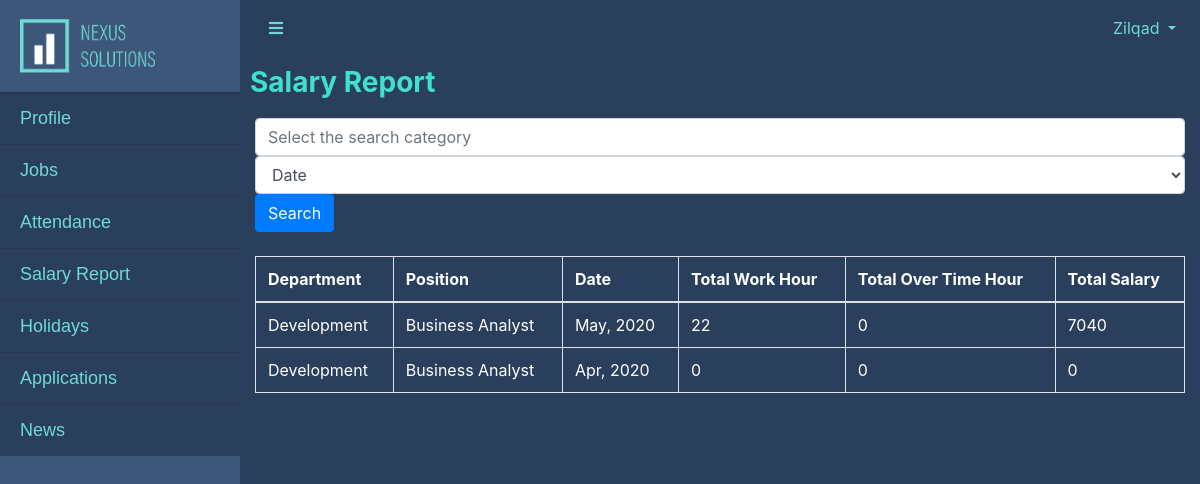
Screenshot of /view/emp-salary.php (signed in) with the database file from the repository.
### tables this page shows
CREATE TABLE `salaryhistory` (
  `histid` int(20) NOT NULL,
  `work_hour` int(11) NOT NULL DEFAULT 0,
  `over_time_hour` int(20) NOT NULL DEFAULT 0,
  `salary` int(20) NOT NULL DEFAULT 0,
  `month` date NOT NULL,
  `empid` int(20) NOT NULL
);

CREATE TABLE `job` (
  `job_id` int(10) NOT NULL,
  `type` int(1) NOT NULL DEFAULT 0,
  `status` int(1) NOT NULL DEFAULT 0,
  `position` varchar(50) NOT NULL,
  `hourly_rate` double(20,2) NOT NULL,
  `over_time_rate` double(20,2) NOT NULL,
  `work_hour` int(50) NOT NULL,
  `department` varchar(50) NOT NULL
);

### view/emp-salary.php (the view, shortened to what this page needs)
<?php
    include "../controller/db_connect.php";
?>
<?php
  function readTable()
  {
    global $connection;
    $empId = $_SESSION['emp_id'];
    if(isset($_GET['searchbar']) && !empty($_GET['searchbar']))
    {
      $category = $_GET['category'];
      if($category=="date")
      {
        $date = $_GET['searchbar'];
        $query = "SELECT * FROM salaryhistory WHERE month LIKE '$date%' AND empid = '$empId'";
      }
      $result = mysqli_query($connection, $query);
    }
    else
    {
      $query = "SELECT * FROM salaryhistory WHERE empid = '$empId'";
      $result = mysqli_query($connection, $query);
    }
    while($row = mysqli_fetch_assoc($result))
    {
      $totalWorkHour = $row['work_hour'];
      $totalOverTimeHour = $row['over_time_hour'];
      $totalSalary = $row['salary'];
      $date = $row['month'];
      $date = strtotime($date);
      $viewDate = date('M, Y', $date);
      $query1 = "SELECT * FROM employee WHERE emp_id = '$empId'";
      $result1 = mysqli_query($connection, $query1);
      $row1 = mysqli_fetch_assoc($result1);
      $jobId = $row1['job_id'];
      $query2 = "SELECT * FROM job WHERE job_id = '$jobId'";
      $result2 = mysqli_query($connection, $query2);
      $row2 = mysqli_fetch_assoc($result2);
      $department = $row2['department'];
      $position = $row2['position'];
      echo "<tr>";
      echo "<td>{$department}</td>";
      echo "<td>{$position}</td>";
      echo "<td>{$viewDate}</td>";
      echo "<td>{$totalWorkHour}</td>";
      echo "<td>{$totalOverTimeHour}</td>";
      echo "<td>{$totalSalary}</td>";
      echo "</tr>";
    }
  }
?>
<html lang="en">
<?php include "header.php"; ?>
      <div class="container" >
        <div class="row" >
            <h3 class="page-header">
              <span style="color:turquoise"><b>Salary Report</b></span>
            </h3>
        </div>
        <div class="row-12">
          <form action"">
            <h5>
              <div class=".col-9">
                <input class="form-control" type="text" name="searchbar" value="" placeholder="Select the search category">
              </div>
              <div class=".col-3">
                <select class="form-control" id="category" name="category">
                  <option value="date">Date</option>
                </select>
                <input class="btn btn-primary" type="submit" name="submit" value="Search">
              </div>
              <br>
              <div class="col-xs-6">
                <table style="color:white" class="table table-bordered">
                    <tr>
                      <th>Department</th>
                      <th>Position</th>
                      <th>Date</th>
                      <th>Total Work Hour</th>
                      <th>Total Over Time Hour</th>
                      <th>Total Salary</th>
                    </tr>
                  <tbody>
                    <?php readTable(); ?>
                  </tbody>
                </table>
              </div>
            </h5>
          </form>
        </div>
<?php include "footer.php"; ?>
</html>

### css/simple-sidebar.css (style rules this page uses)
body { overflow-x: hidden; background-color: #2a3f5b; }

### view/header.php (style rules this page uses)
.row { display: grid; grid-template-columns: auto auto auto auto; grid-row-gap: 50px; grid-column-gap: 10px; padding: 10px; }

### rows the page displays
salaryhistory: job.department "Development", job.position "Business Analyst", month "May, 2020", work_hour "22", over_time_hour "0", salary "7040"
salaryhistory: job.department "Development", job.position "Business Analyst", month "Apr, 2020", work_hour "0", over_time_hour "0", salary "0"

### other values shown
$_SESSION['username'] "Zilqad"
